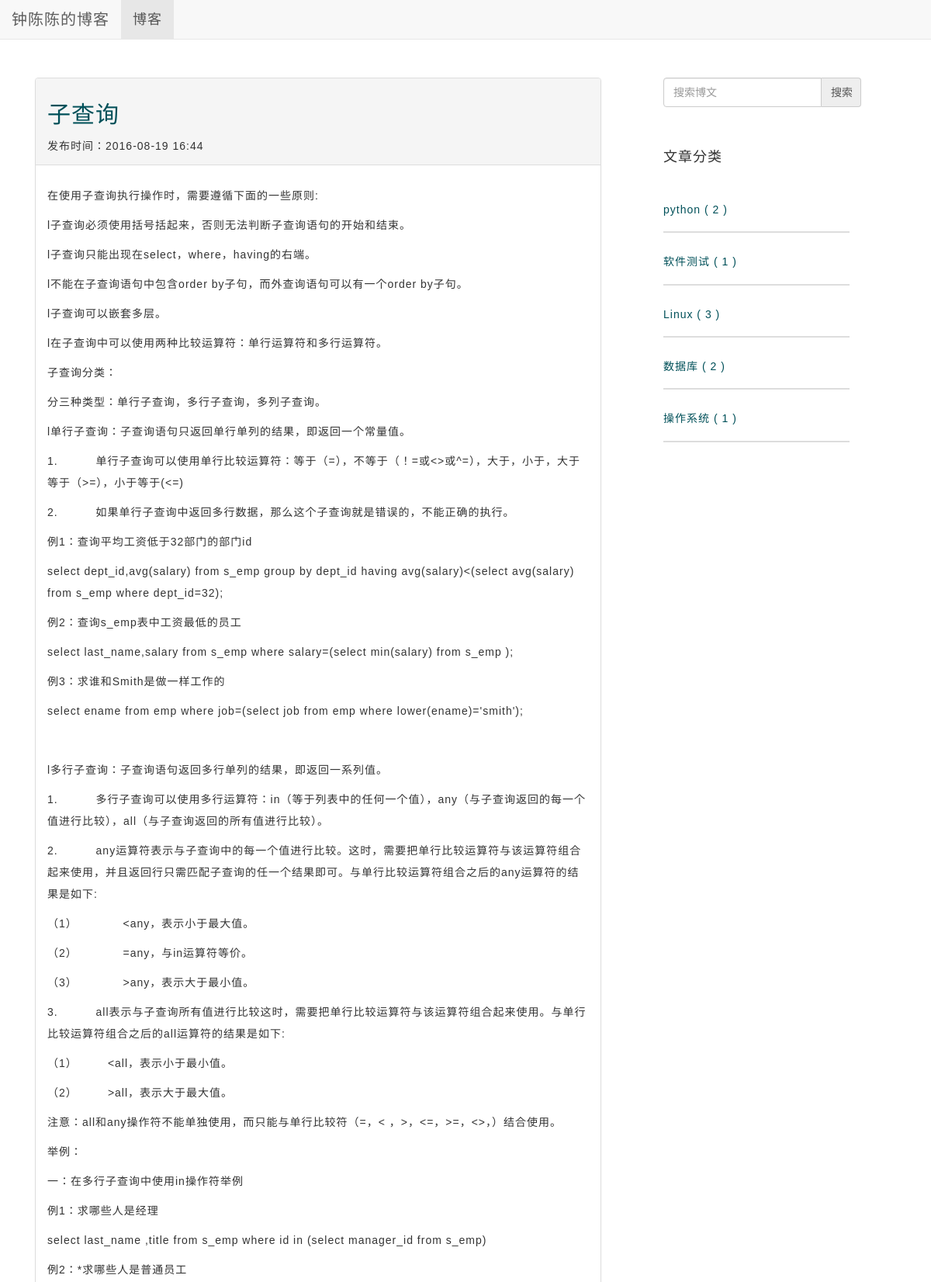
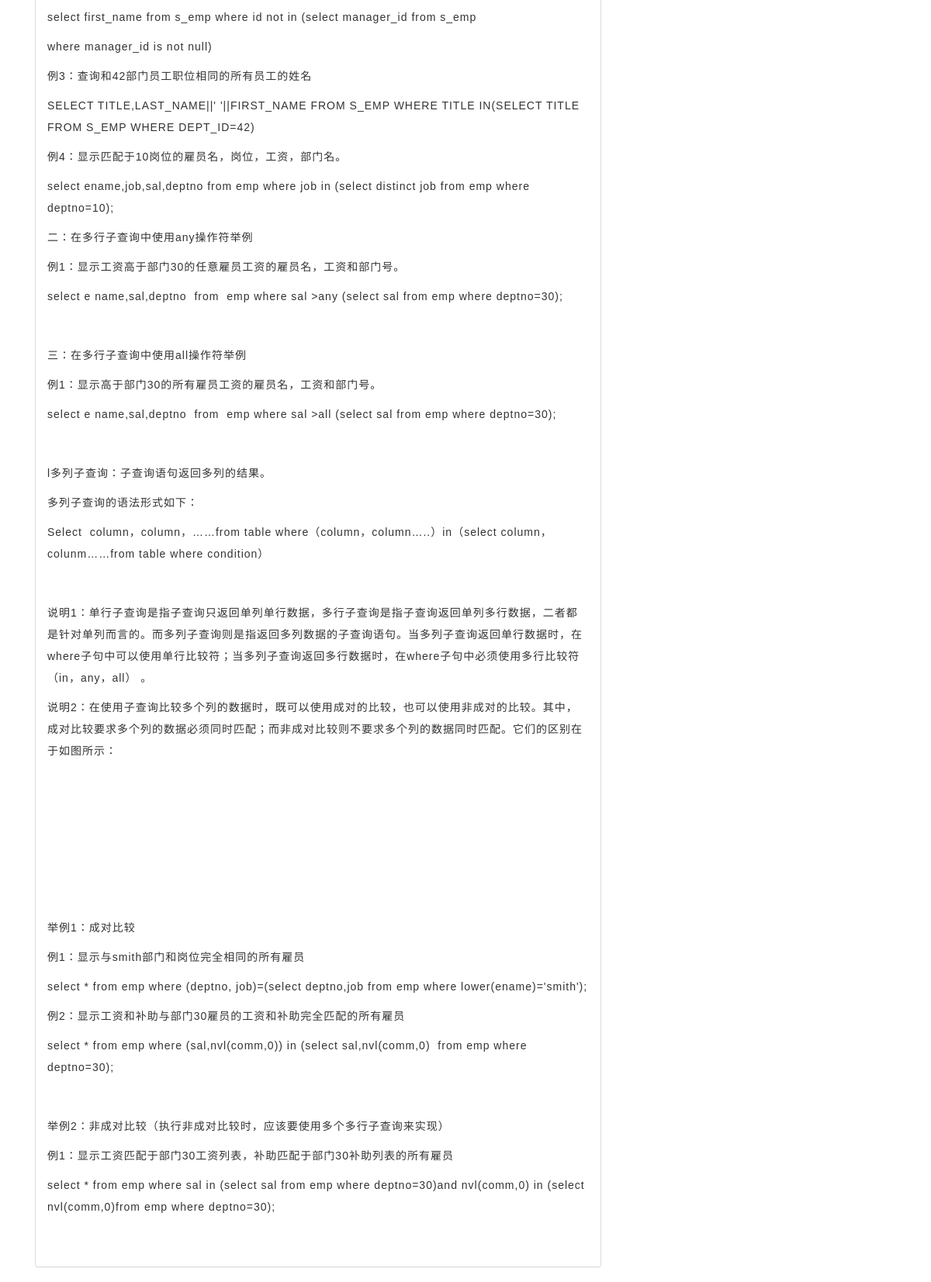
Screenshot of /blog/42/ (upper part) with the database file from the repository (2 pictures, top to bottom).
### blog/models.py (models this page shows, shortened)
class Blog(models.Model):
    title = models.CharField(verbose_name='Title',max_length=32)
    author = models.CharField(verbose_name='Author', max_length=16)
    content=RichTextUploadingField('Content')
    created = models.DateTimeField(verbose_name='Pub_Date', auto_now_add=True)
    category = models.ForeignKey(Category, verbose_name='Category')
    tags = models.ManyToManyField(Tag, verbose_name='Tags')

class Category(models.Model):
    name = models.CharField('名称', max_length=16)
    num=models.IntegerField(default=0,blank=True)

### blog/views.py (the view)
# urls.py: url(r'^(?P<blog_id>\d+)/$', views.get_detail, name='blog_get_detail'),
def get_detail(request, blog_id):
    try:
        blog = Blog.objects.get(id=blog_id)
    except Blog.DoesNotExist:
        raise Http404
    categories=Category.objects.all()
    ctx ={
            'blog': blog,
            'categories':categories,
            }
    return render(request, 'blog-detail-new.html', ctx)

### django_comments/__init__.py (called while the page is built)
def get_comment_app_name():
    return getattr(settings, 'COMMENTS_APP', DEFAULT_COMMENTS_APP)

def get_model():
    if get_comment_app_name() != DEFAULT_COMMENTS_APP and hasattr(get_comment_app(), "get_model"):
        return get_comment_app().get_model()
    else:
        from django_comments.models import Comment
        return Comment

def get_form():
    from django_comments.forms import CommentForm
    """
    Returns the comment ModelForm class.
    """
    if get_comment_app_name() != DEFAULT_COMMENTS_APP and hasattr(get_comment_app(), "get_form"):
        return get_comment_app().get_form()
    else:
        return CommentForm

### django_comments/forms.py (called while the page is built)
    def generate_security_data(self):
        timestamp = int(time.time())
        security_dict = {
            'content_type': str(self.target_object._meta),
            'object_pk': str(self.target_object._get_pk_val()),
            'timestamp': str(timestamp),
            'security_hash': self.initial_security_hash(timestamp),
        }
        return security_dict

    def initial_security_hash(self, timestamp):
        initial_security_dict = {
            'content_type': str(self.target_object._meta),
            'object_pk': str(self.target_object._get_pk_val()),
            'timestamp': str(timestamp),
        }
        return self.generate_security_hash(**initial_security_dict)

    def generate_security_hash(self, content_type, object_pk, timestamp):
        info = (content_type, object_pk, timestamp)
        key_salt = "django.contrib.forms.CommentSecurityForm"
        value = "-".join(info)
        return salted_hmac(key_salt, value).hexdigest()

### django_comments/templatetags/comments.py (called while the page is built, shortened)
@register.tag
def get_comment_list(parser, token):
    return CommentListNode.handle_token(parser, token)

@register.tag
def get_comment_form(parser, token):
    return CommentFormNode.handle_token(parser, token)

    @classmethod
    def handle_token(cls, parser, token):
        tokens = token.split_contents()
        if tokens[1] != 'for':
            raise template.TemplateSyntaxError("Second argument in %r tag must be 'for'" % tokens[0])
        if len(tokens) == 5:
            if tokens[3] != 'as':
                raise template.TemplateSyntaxError("Third argument in %r must be 'as'" % tokens[0])
            return cls(
                object_expr=parser.compile_filter(tokens[2]),
                as_varname=tokens[4],
            )
        else:
            raise template.TemplateSyntaxError("%r tag requires 4 or 5 arguments" % tokens[0])

### blog/templates/blog-detail-new.html (shortened to what this page needs)
{% extends "blog_base.html" %}
{% block head %}
{% load staticfiles %}
<link rel="stylesheet" type="text/css" href="{% static 'blog/css/base.css' %}" />
<link rel="stylesheet" type="text/css" href="{% static 'blog/css/detail.css' %}" />
{% endblock%}
{% block content %}
        <div class="panel panel-default">
                <div class="panel-heading">
                          <div class="blog_header">
                                  <a href= "{% url 'blog_get_detail' blog.id %}"><h2>{{ blog.title }}</h2></a>
                                  <span>
                                      发布时间：{{ blog.created|date:"Y-m-d H:i" }}
                                  </span>
                          </div>
                 </div>
                 <div class="panel-body">
                          <div class="blog_content">
                                  <p> {{ blog.content|safe }}</p>
                           </div>
                 </div>
        </div>
                                            {% load comments %}
                                            {% get_comment_form for blog as blog_form %}
                                {% get_comment_list for blog as comments %}
{% endblock %}

### blog/templates/blog_base.html (shortened to what this page needs)
<!DOCTYPE html>
<html>
<head>
        {% load staticfiles %}
        <link href="{% static 'blog/bootstrap/css/bootstrap.min.css' %}" rel="stylesheet">
     {% block head %}{% endblock %}
</head>
<body>
        <div class="navbar navbar-default navbar-fixed-top" role="navigation">
                 <div class="navbar-header">
                          <a class="navbar-brand" href="{% url 'blog_get_blogs' %}">钟陈陈的博客</a>
                 </div>
                 <div class="collapse navbar-collapse" id="example-navbar-collapse">
                         <ul class="nav navbar-nav">
                                  <li class="active">
                                           <a href="{% url 'blog_get_blogs' %}">博客</a>
                                  </li>
                         </ul>
                 </div>
        </div>
        <div class="container" id="top">
                <div class="row">
                        <div class="col-md-8">
                                 {% block content %}{% endblock %}
                        </div>
                        <div class="col-md-3 tags">
                                <form  action="{% url 'blog_search' %}" role="form" method="post">
                                        <div class="input-group">
                                             <input type="text" class="form-control" name="blog_search" placeholder="搜索博文"></input>
                                             <input  id="search-button" type="submit" class="input-group-addon" value="搜索"></input>
                                        </div>
                                </form>
                                <div class="panel panel-default">
                                        <div id="category_title" class="panel-body">
                                                <h4>文章分类</h4>
                                        </div>
                                        <div class="panel-body">
                                                <div class="category_content">
                                                        <ul>
                                                                {% for category in categories %}
                                                                <li class="category_item">
                                                                        <a href="{% url 'blog_get_category' category.id %}" >
                                                                                <h5> {{category.name}}  ( {{category.num}} )</h5>
                                                                         </a>
                                                                </li>
                                                                 {% endfor %}
                                                        </ul>
                                                </div>
                                        </div>
                                </div>
                        </div>
                </div>
        </div>
</body>
</html>

### blog/static/blog/css/base.css (style rules this page uses)
body { font-family: Microsoft YaHei,'宋体' , Tahoma, Helvetica, Arial, sans-serif; letter-spacing: 1px; }
a { color: #005059; }
ul ,li { list-style-type: none; padding-left: 0; }
.navbar-brand { font-size:20px; }
.navbar-nav { font-size: 18px; }
.container { font-size: 14px; line-height: 2em; margin-top: 100px; width:95%; }
.col-md-8 { margin-right: 50px; }
#search-button { display: table-cell; height:38px; width:20%; text-align: center; }
.input-group { width:100%; margin-bottom: 30px; }
.input-group .form-control { width:80%; height:38px; }
.tags .panel,.tags .panel-default { border-style:none; box-shadow: none; }
.tags .panel-body { border-style:none; padding-left: 0; }
.category_item { border-bottom-style: solid; border-bottom-width: 2px; border-bottom-color: #DDD; margin-bottom: 30px; padding-bottom: 10px; font-size:20px; }

### rows the page displays
Blog: title "子查询", created "2016-08-19 16:44", content "在使用子查询执行操作时，需要遵循下面的一些原则: l子查询必须使用括号括起来，否则无法判断子查询语句的开始和结束。 l子查询只能出现在select，where，having的右端。 l不能在子查询语句中包含order by子句，而外查询语句可以有一个order by子句。 l子查询可以嵌套多层。 l在子查询中可以使用两种比较运算符：单行运算符和多行运算符。 子查询分类： 分三种类型：单行子查询，多行子查询，多列子查询。 l单行子查询：子查询语句只返回单行单列的结果，即返回一个常量值。 1. 单行子查询可以使用单行比较运算符：等于（=），不等于（！=或<>或^=），大于，小于，大于等于（>=），小于等于(<=) 2. 如果单行子查询中返回多行数据，那么这个子查询就是错误的，不能正确的执行。 例1：查询平均工资低于32部门的部门id select dept_id,avg(salary) from s_emp group by dept_id having avg(salary)<(select avg(salary) from s_emp where dept_id=32); 例2：查询s_emp表中工资最低的员工 select last_name,salary from s_emp where salary=(select min(salary) from s_emp ); 例3：求谁和Smith是做一样工作的 select ename from emp where job=(select job from emp where lower(ename)='smith');…"
Category: name "python", num "2"
Category: name "软件测试", num "1"
Category: name "Linux", num "3"
Category: name "数据库", num "2"
Category: name "操作系统", num "1"
